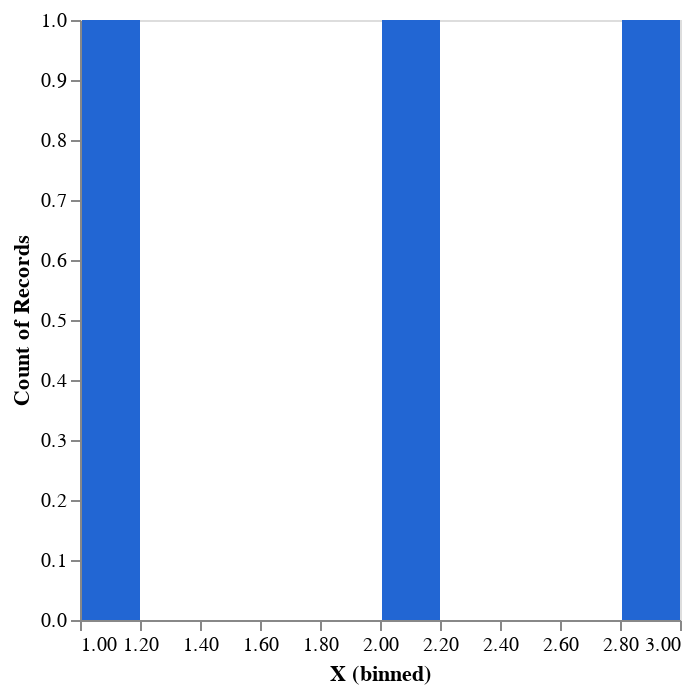

Here is the notebook cell this chart was saved with:
### Code cell
DeepnoteChart(df_3, """{"layer":[{"layer":[{"mark":{"clip":true,"type":"bar","color":"#2266D3","tooltip":true},"encoding":{"x":{"bin":true,"axis":{"grid":false},"sort":null,"type":"quantitative","field":"X"},"y":{"axis":{"grid":false},"sort":null,"scale":{"type":"linear"},"aggregate":"count"}}}]}],"title":"","config":{"legend":{}},"$schema":"https://vega.github.io/schema/vega-lite/v5.json","encoding":{},"usermeta":{"aditionalTypeInfo":{"histogramLayerIndexes":[0]},"tooltipDefaultMode":true}}""")

### Figure 1 — Vega-Lite specification as saved in the notebook (floating-point values rounded to 4 significant figures)
{"layer": [{"layer": [{"mark": {"clip": true, "type": "bar", "color": "#2266D3", "tooltip": true}, "encoding": {"x": {"bin": true, "axis": {"grid": false}, "sort": null, "type": "quantitative", "field": "X"}, "y": {"axis": {"grid": false}, "sort": null, "scale": {"type": "linear"}, "aggregate": "count"}}}]}], "title": "", "config": {"legend": {}}, "$schema": "https://vega.github.io/schema/vega-lite/v5.json", "encoding": {}, "usermeta": {"aditionalTypeInfo": {"histogramLayerIndexes": [0]}, "tooltipDefaultMode": true}, "data": {"values": [{"X": 1, "Y1": "ZZZ1", "Y2": "ZZZ2", "Y3": "ZZZ3", "Y4": "ZZZ4"}, {"X": 2, "Y1": "ZZZ2", "Y2": "ZZZ4", "Y3": "ZZZ6", "Y4": "ZZZ8"}, {"X": 3, "Y1": "ZZZ3", "Y2": "ZZZ6", "Y3": "ZZZ9", "Y4": "ZZZ12"}]}}
